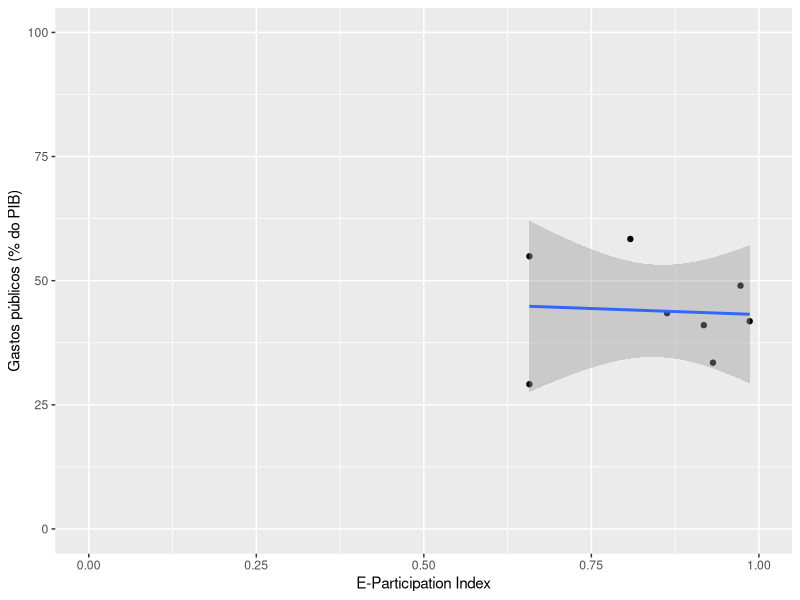

This chart was generated by the following R code:
library(tidyverse)
library(readxl)

egdi <- read.csv('EGOV_DATA_2024.csv') %>% 
    select(Country.Name, E.Participation.Index) %>%
    arrange(Country.Name)

gastos_publicos <- read_excel('imf_government_expenditure.xls') %>% 
    arrange(Country)

setdiff(gastos_publicos$Country, egdi$Country.Name)

gastos_publicos <- gastos_publicos %>% 
    mutate(Country = case_when(
        Country == 'Vietnam' ~ 'Viet Nam',
        Country == 'Georgia' ~ 'Georgia (Country)',
        Country == 'China, People\'s Republic of' ~ 'China',
        Country == 'China, People\'s Republic of' ~ 'China',
        Country == 'Republic of Congo' ~ 'Congo',
        Country == 'Türkiye, Republic of' ~ 'Türkiye',
        Country == "Micronesia, Fed. States of" ~ "Micronesia (Federated States of)",
        Country == "United States" ~ "United States of America",
        Country == "United Kingdom" ~ "United Kingdom of Great Britain and Northern Ireland",
        Country == "Tanzania" ~ "United Republic of Tanzania",
        Country == "Slovak Republic" ~ "Slovakia",
        Country == "Moldova" ~ "Republic of Moldova",
        Country == "Kyrgyz Republic" ~ "Kyrgyzstan",
        Country == "Korea, Republic of" ~ "Republic of Korea",
        Country == "Iran" ~ "Iran (Islamic Republic of)",
        TRUE ~ Country
    ))

setdiff(gastos_publicos$Country, egdi$Country.Name)

gastos_publicos <- gastos_publicos %>%
    filter(Country %in% egdi$Country.Name)

egdi <- egdi %>%
    filter(Country.Name %in% gastos_publicos$Country)

df <- data.frame(
    egdi = egdi$E.Participation.Index,
    gastos_publicos = gastos_publicos$Percentage
)

my_plot <- ggplot(df, aes(egdi, gastos_publicos)) +
    geom_point() +
    geom_smooth(method = 'lm') +
    coord_cartesian(ylim = c(0, 100), xlim = c(0, 1)) +
    labs(
        x = 'E-Participation Index',
        y = 'Gastos públicos (% do PIB)'
    )

ggsave(
    'C:/Users/lazar/Master-Dissertation/figuras/relacao_epart_gastospublicos.png', 
    dpi=300,
    width = 10,
    height = 6,
    units = "in"
)